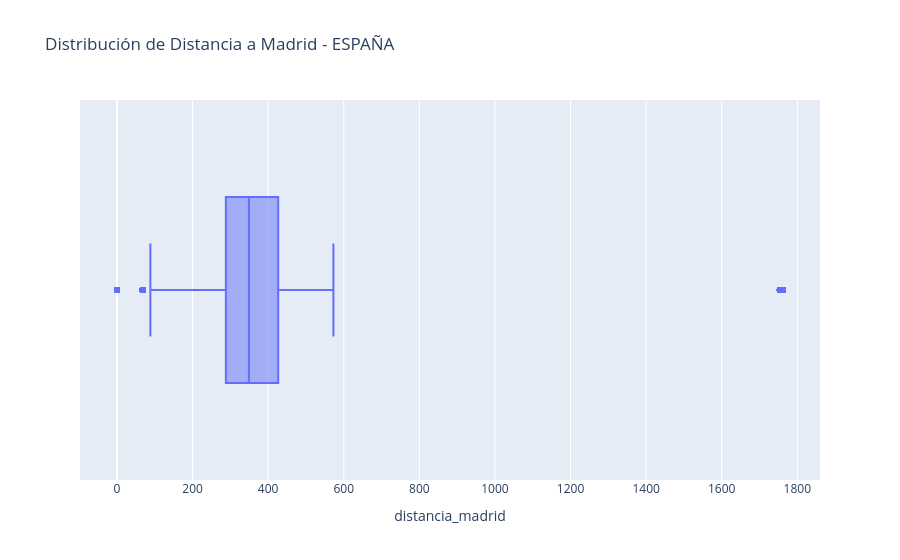
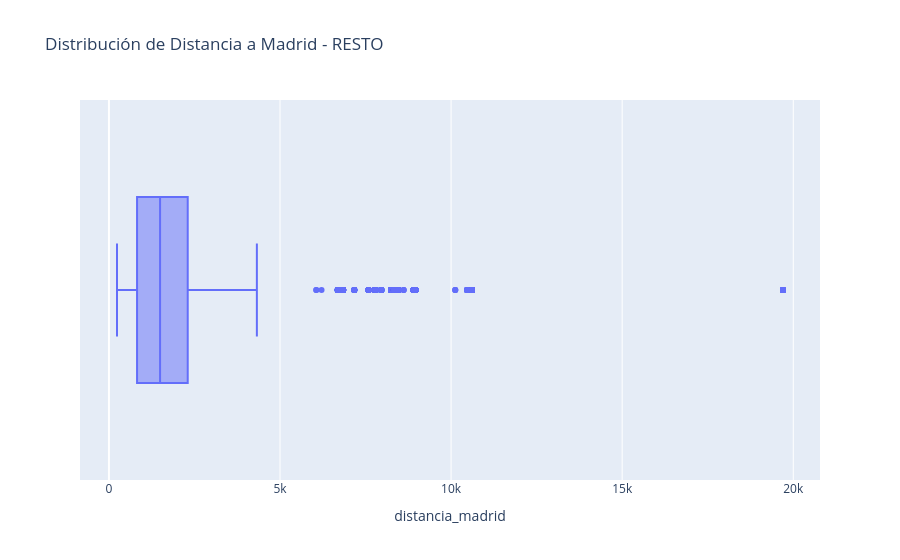

Source (notebook cell) for these figures, in order:
### Code cell
import plotly.express as px

# Filtrar datos para ESPAÑA y RESTO
df_espana = tabla[tabla["nacional_inter"] == "ESPAÑA"]
df_resto = tabla[tabla["nacional_inter"] == "RESTO"]

# Crear boxplot para ESPAÑA con la columna corregida
fig_espana = px.box(df_espana, x="distancia_madrid", hover_data=["descripción_origen"],
                    title="Distribución de Distancia a Madrid - ESPAÑA")
fig_espana.show()

# Crear boxplot para RESTO con la columna corregida
fig_resto = px.box(df_resto, x="distancia_madrid", hover_data=["descripción_origen"],
                   title="Distribución de Distancia a Madrid - RESTO")
fig_resto.show()

### Figure 1 — Plotly figure (JSON) as saved in the notebook; plotly's stock layout.template omitted (floating-point values rounded to 4 significant figures; data arrays with more than 128 entries replaced by an {"elided": "..."} marker saying what was removed)
{"data": [{"alignmentgroup": "True", "customdata": {"elided": "22161x1 str values"}, "hovertemplate": "distancia_madrid=%{x}<br>descripción_origen=%{customdata[0]}<extra></extra>", "legendgroup": "", "marker": {"color": "#636efa"}, "name": "", "notched": false, "offsetgroup": "", "orientation": "h", "showlegend": false, "type": "box", "x": {"elided": "22161 float values"}, "x0": " ", "xaxis": "x", "y0": " ", "yaxis": "y"}], "layout": {"boxmode": "group", "legend": {"tracegroupgap": 0}, "title": {"text": "Distribución de Distancia a Madrid - ESPAÑA"}, "xaxis": {"anchor": "y", "domain": [0, 1], "title": {"text": "distancia_madrid"}}, "yaxis": {"anchor": "x", "domain": [0, 1]}}}

### Figure 2 — Plotly figure (JSON) as saved in the notebook; plotly's stock layout.template omitted (floating-point values rounded to 4 significant figures; data arrays with more than 128 entries replaced by an {"elided": "..."} marker saying what was removed)
{"data": [{"alignmentgroup": "True", "customdata": {"elided": "5410x1 str values"}, "hovertemplate": "distancia_madrid=%{x}<br>descripción_origen=%{customdata[0]}<extra></extra>", "legendgroup": "", "marker": {"color": "#636efa"}, "name": "", "notched": false, "offsetgroup": "", "orientation": "h", "showlegend": false, "type": "box", "x": {"elided": "5410 float values"}, "x0": " ", "xaxis": "x", "y0": " ", "yaxis": "y"}], "layout": {"boxmode": "group", "legend": {"tracegroupgap": 0}, "title": {"text": "Distribución de Distancia a Madrid - RESTO"}, "xaxis": {"anchor": "y", "domain": [0, 1], "title": {"text": "distancia_madrid"}}, "yaxis": {"anchor": "x", "domain": [0, 1]}}}
